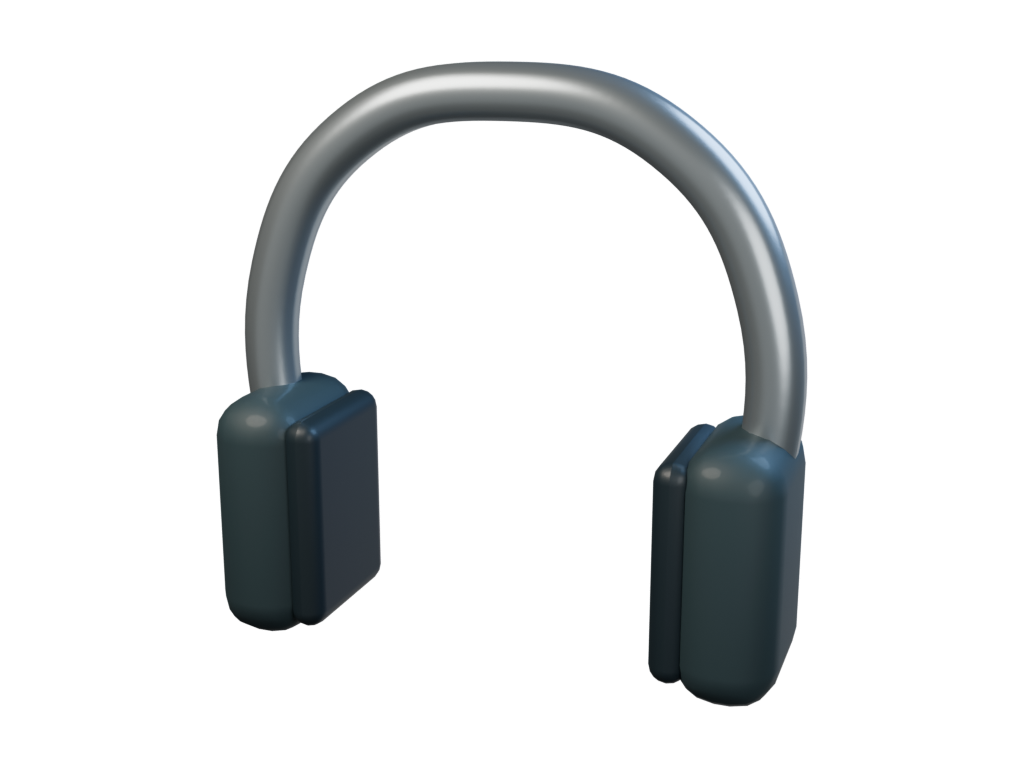
#> input picture art/astra-v1/entry-modern/entry-headphones.png, 1024 x 768 px; its folder holds only this picture in this run
$ python export-entry-runtime.py
#> lines starting #> are read from the running program, lines starting #| are printed output that depends on the picture
"""Package original studio renders as runtime WebP and a navy/light review."""
from pathlib import Path
from PIL import Image, ImageDraw
import hashlib, json, struct
root=Path(__file__).resolve().parents[3]
source=root/'art/astra-v1/entry-modern'
target=root/'assets/images/scenes'
files=sorted(source.glob('*.png'))
sheet=Image.new('RGB',(1200,((len(files)+2)//3)*340),'#102235')
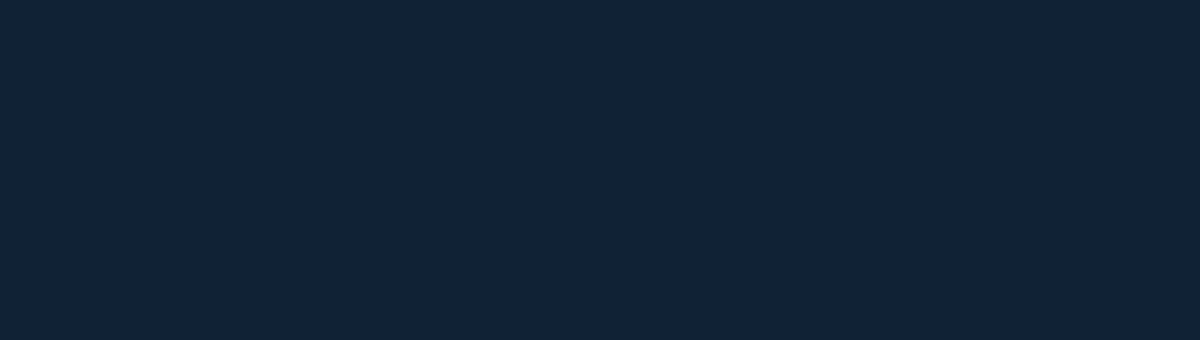
#> sheet: PIL image 1200x340 RGB; mean R, G, B 16, 34, 53
draw=ImageDraw.Draw(sheet)
manifest={'generator':'Blender 5.2 Cycles; original geometry; shared grounded-work studio','license':'Original project artwork, no third-party assets','assets':{}}
for index,path in enumerate(files):
    im=Image.open(path).convert('RGBA'); assert im.size==(1024,768)
#> further down, im is the input picture: PIL image 1024x768 RGBA; mean R, G, B, A 12.9, 14.5, 15.2, 42
    box=im.getchannel('A').getbbox(); assert box and box[0]>0 and box[1]>0 and box[2]<1024 and box[3]<768
#> after `box = im.getchannel('A').getbbox()`: box = (216, 60, 809, 708)
#> (the run stopped early here; a loop or call above may not have finished)
